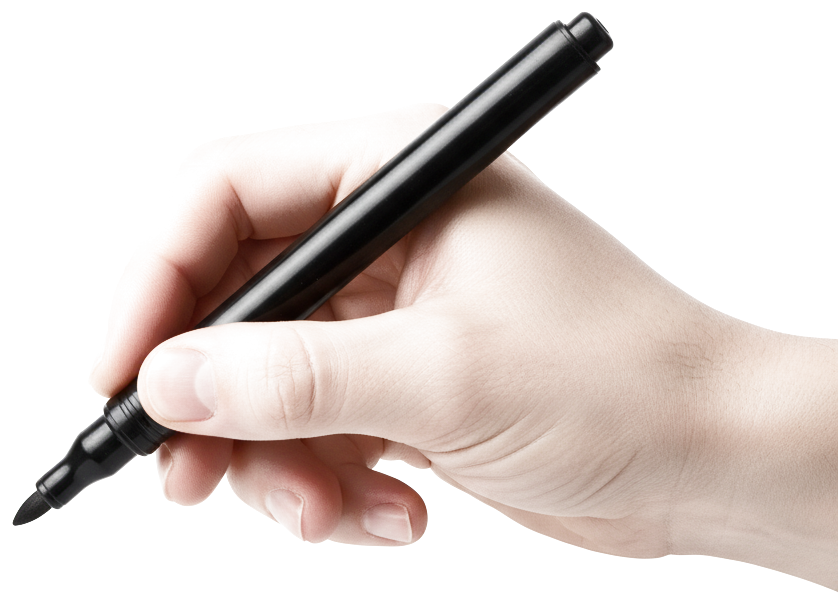
#> input picture spike/scene_engine/assets/hand_pen/asset.png, 838 x 603 px
$ python -i templates.py   (imports and definitions only)
#> lines starting #> are read from the running program, lines starting #| are printed output that depends on the picture; after the words box and inside, x2 and y2 are one past the last pixel; in counts of white or black regions, pixels touching at a corner belong together
#> further down, picture is the input picture: PIL image 838x603 RGBA; mean R, G, B, A 209.1, 190.2, 181.3, 73.1
"""Pin cards drawn with Pillow at 1000×1500 (2:3, Pinterest's ratio) from
artwork and text that already exist. NO image model: the same rule as
``publish.build_thumbnail`` and ``catalogue/previews.py`` — the Vertex image
pool is a total outage for a teacher while it is busy.

Three layouts (P1, decision D10): ``explainer`` (title + 3–5 key points,
with the article's first figure when it has one), ``diagram`` (one approved
figure large, with its approved part names as a legend — never a vision
guess, never a stand-in), and ``worksheet`` (the kit's worksheet preview card
re-framed to 2:3 under a "Free worksheet" band).

SAFE ZONES (guide §4): the title band is the top 12 %, the brand strip
(seal + sketchcast.app) the bottom 10 %, and the bottom-right 120 px square
carries nothing but background, because Pinterest lays its buttons over it.

TEXT IS MEASURED, NOT ESTIMATED (the maths point-wrap lesson): every block is
wrapped and measured with the font it will be drawn in, shrunk step by step
down to the 40 px floor, and when it still does not fit the card is REFUSED
(``TextDoesNotFit``) — a clipped pin is worse than no pin. Fonts and shaping
are the slide builder's (``_font`` / ``_wrap`` / ``display_text``): Noto per
script, Arabic-script text reshaped and drawn right-aligned, and Devanagari /
Telugu refused where HarfBuzz shaping is required and missing
(``ShapingUnavailable``).

``render`` returns ``(image, meta)``; ``meta`` carries what the prechecks
measure: ``dominant_color``, ``diagram_coverage`` (the diagram's drawn area
over the canvas — None when the layout has no diagram), ``image_coverage``,
``min_contrast`` (WCAG ratio of every text against its panel) and
``text_boxes`` (each block's box and the box its ink actually used).
"""

from __future__ import annotations

from dataclasses import dataclass, field
from typing import Optional

from PIL import Image, ImageChops, ImageDraw

W, H = 1000, 1500
SIZE = (W, H)
TITLE_BAND = (0, 0, W, 180)           # 12 %
BRAND_STRIP = (0, 1350, W, H)         # 10 %
CORNER = 120                          # bottom-right square kept clear
CLEAR_BOX = (W - CORNER, H - CORNER, W, H)
MARGIN = 60
FONT_FLOOR = 40
TEMPLATES = ("explainer", "diagram", "worksheet")
RTL_LANGUAGES = ("ar", "ur", "ms-arab")
MAX_POINTS = 5
MAX_LEGEND_PARTS = 8

PAPER = (252, 251, 247)
INK = (22, 28, 36)
MUTED = (70, 78, 88)
BRAND = (24, 62, 92)
WHITE = (255, 255, 255)
# A subject colour per board (guide §4). Every one carries white text at
# better than WCAG AA (≥ 4.5:1).
SUBJECT_COLOURS = {
    "biology": (27, 94, 32), "chemistry": (74, 20, 140), "physics": (13, 71, 161),
    "algebra": (191, 54, 12), "geometry": (0, 96, 100), "mathematics": (0, 96, 100),
    "maths": (0, 96, 100), "math": (0, 96, 100),
}
DEFAULT_COLOUR = (38, 50, 56)
BRAND_TEXT = "sketchcast.app"
# THE FIXED WORDS a layout draws, per lesson language. A pin whose layout
# needs a word this table lacks in its language is REFUSED (StringMissing),
# never drawn in English on a French or Telugu pin (fail over degrade).
# Jawi (ms-arab) is the Malay transliterated, as the kits do it. The non-
# English entries want a native reader's look before P2 turns them on.
LANGUAGES = ("en", "ar", "ms", "ms-arab", "hi", "mr", "te", "ur", "fr", "es", "pt")
STRINGS = {
    "free_worksheet": {
        "en": "FREE WORKSHEET",
        "ar": "ورقة عمل مجانية",
        "ms": "LEMBARAN KERJA PERCUMA",
        "ms-arab": "لمبرن کرجا ڤرچوما",
        "hi": "मुफ़्त वर्कशीट",
        "mr": "मोफत वर्कशीट",
        "te": "ఉచిత వర్క్‌షీట్",
        "ur": "مفت ورک شیٹ",
        "fr": "FICHE D'EXERCICES GRATUITE",
        "es": "HOJA DE TRABAJO GRATIS",
        "pt": "FICHA DE EXERCÍCIOS GRÁTIS",
    },
}
TEMPLATE_STRINGS = {"explainer": (), "diagram": (), "worksheet": ("free_worksheet",)}
FREE_BAND = STRINGS["free_worksheet"]["en"]


class TextDoesNotFit(RuntimeError):
    """A text block does not fit its box even at the floor size."""


class StringMissing(TextDoesNotFit):
    """A layout's fixed words do not exist in the pin's language."""


def _lang(language: str) -> str:
    return str(language or "").strip().lower() or "en"


def missing_strings(template: str, language: str) -> list[str]:
    """The fixed words ``template`` needs that the table lacks in ``language``."""
    return [k for k in TEMPLATE_STRINGS.get(template, ()) if not STRINGS.get(k, {}).get(_lang(language))]


# [5 lines left out: function string, not called in this run]


@dataclass
class Inputs:
    """What a layout draws. ``figure`` / ``preview`` are PIL images the caller
    has already read out of storage."""
    title: str
    points: list = field(default_factory=list)
    labels: list = field(default_factory=list)
    subject: str = ""
    figure: Optional[Image.Image] = None
    preview: Optional[Image.Image] = None


# ── colour ──────────────────────────────────────────────────────────────


def _lin(c: float) -> float:
    c = c / 255
    return c / 12.92 if c <= 0.03928 else ((c + 0.055) / 1.055) ** 2.4


def luminance(rgb) -> float:
    r, g, b = rgb[:3]
    return 0.2126 * _lin(r) + 0.7152 * _lin(g) + 0.0722 * _lin(b)


def contrast(a, b) -> float:
    la, lb = sorted((luminance(a), luminance(b)), reverse=True)
    return round((la + 0.05) / (lb + 0.05), 2)


def subject_colour(subject: str):
    return SUBJECT_COLOURS.get(str(subject or "").strip().lower(), DEFAULT_COLOUR)


# [32 lines left out: functions dominant_color, _font, _shown, _wrap, not called in this run]


class _Card:
    """A canvas plus the record of every text block drawn on it."""

    # [73 lines left out: functions __init__, _fits, fit, text, not called in this run]


# ── pictures ────────────────────────────────────────────────────────────


def content_crop(img: Image.Image, threshold: int = 18) -> Image.Image:
    """The picture without its empty margin: the bounding box of every pixel
    that differs from the corner (background) colour."""
#> called with threshold = 18
    rgb = img.convert("RGBA")
    flat = Image.new("RGB", rgb.size, (255, 255, 255))
#> flat: PIL image 838x603 RGB; every value is 255
    flat.paste(rgb, mask=rgb.split()[3])
    bg = Image.new("RGB", flat.size, flat.getpixel((0, 0)))
    diff = ImageChops.difference(flat, bg).convert("L").point(lambda p: 255 if p > threshold else 0)
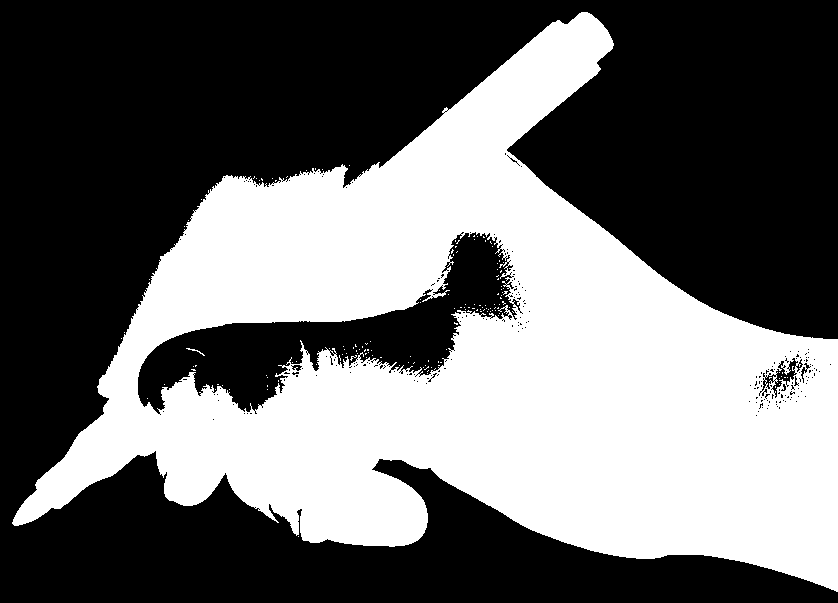
#> diff: PIL image 838x603 L; 42.4% white; 149 white regions (147 under 20 px), largest, box (x1, y1, x2, y2) and area: (12, 12, 838, 592) 213923, (186, 348, 205, 356) 29
    box = diff.getbbox()
#> box = (12, 12, 838, 592)
    if not box:
        return flat
    pad = 8
    return flat.crop((max(0, box[0] - pad), max(0, box[1] - pad), min(flat.width, box[2] + pad),
                      min(flat.height, box[3] + pad)))
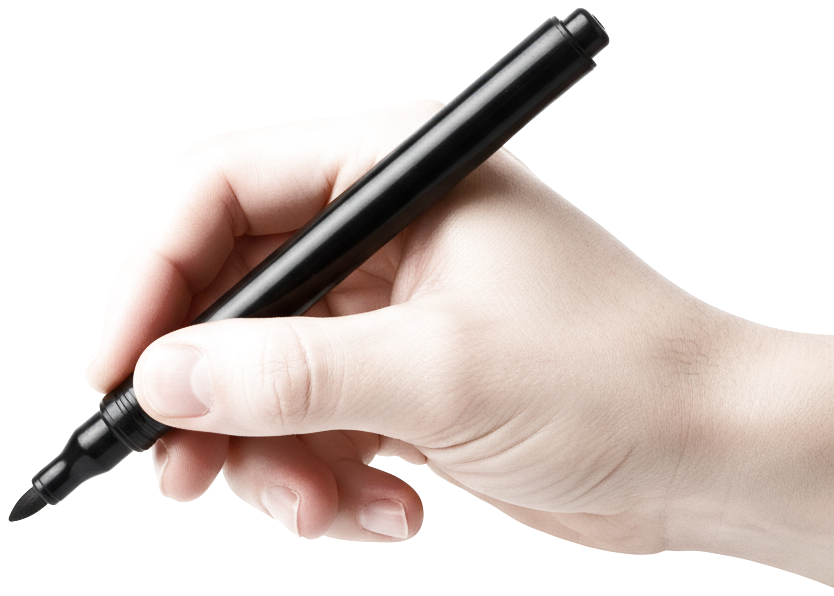
#> returned value: PIL image 834x596 RGB; mean R, G, B 220.9, 210.7, 206.5


# [10 lines left out: function paste_fit, not called in this run]


def _area(box) -> float:
    return max(0, box[2] - box[0]) * max(0, box[3] - box[1]) / float(W * H)


# ── the frame every layout shares ───────────────────────────────────────


# [71 lines left out: functions _frame, _explainer, _diagram, _worksheet, not called in this run]


_LAYOUTS = {"explainer": _explainer, "diagram": _diagram, "worksheet": _worksheet}


# [18 lines left out: function render, not called in this run]


__all__ = ["STRINGS", "LANGUAGES", "TEMPLATE_STRINGS", "StringMissing", "missing_strings", "string", "W", "H", "SIZE", "TITLE_BAND", "BRAND_STRIP", "CLEAR_BOX", "FONT_FLOOR", "TEMPLATES", "RTL_LANGUAGES",
           "TextDoesNotFit", "Inputs", "render", "contrast", "luminance", "dominant_color", "content_crop",
           "paste_fit", "subject_colour"]

>>> from PIL import Image
>>> picture = Image.open('../../spike/scene_engine/assets/hand_pen/asset.png')
>>> result = content_crop(picture)
